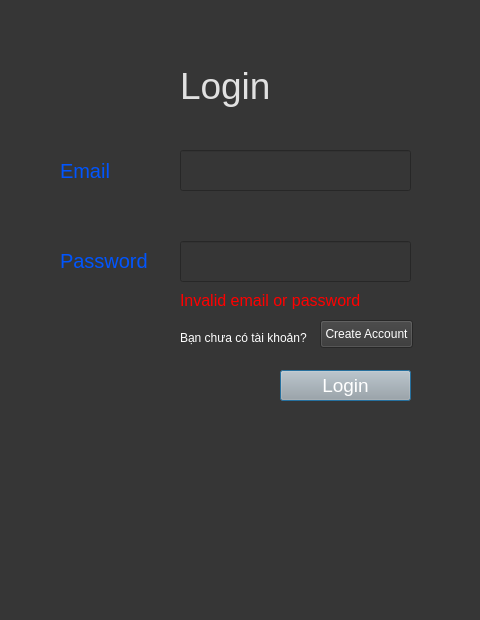
<?xml version="1.0" encoding="UTF-8"?>
<ui version="4.0">
 <class>Dialog</class>
 <widget class="QDialog" name="Dialog">
  <property name="geometry">
   <rect>
    <x>0</x>
    <y>0</y>
    <width>480</width>
    <height>620</height>
   </rect>
  </property>
  <property name="windowTitle">
   <string>Dialog</string>
  </property>
  <property name="styleSheet">
   <string notr="true">background-color : rgb(54, 54, 54)</string>
  </property>
  <widget class="QLabel" name="label">
   <property name="geometry">
    <rect>
     <x>180</x>
     <y>50</y>
     <width>111</width>
     <height>71</height>
    </rect>
   </property>
   <property name="styleSheet">
    <string notr="true">color:  rgb(225, 225, 225); font-size: 28pt;</string>
   </property>
   <property name="text">
    <string>Login</string>
   </property>
  </widget>
  <widget class="QLabel" name="label_2">
   <property name="geometry">
    <rect>
     <x>60</x>
     <y>160</y>
     <width>71</width>
     <height>21</height>
    </rect>
   </property>
   <property name="styleSheet">
    <string notr="true">font-size: 15pt; color: rgb(0, 85, 255)</string>
   </property>
   <property name="text">
    <string>Email</string>
   </property>
  </widget>
  <widget class="QLineEdit" name="email">
   <property name="geometry">
    <rect>
     <x>180</x>
     <y>150</y>
     <width>231</width>
     <height>41</height>
    </rect>
   </property>
   <property name="styleSheet">
    <string notr="true">font-size: 14pt; color: rgb(243,243,243);</string>
   </property>
  </widget>
  <widget class="QLineEdit" name="password">
   <property name="geometry">
    <rect>
     <x>180</x>
     <y>241</y>
     <width>231</width>
     <height>41</height>
    </rect>
   </property>
   <property name="styleSheet">
    <string notr="true">font-size: 14pt; color: rgb(243,243,243);</string>
   </property>
  </widget>
  <widget class="QLabel" name="label_3">
   <property name="geometry">
    <rect>
     <x>60</x>
     <y>250</y>
     <width>111</width>
     <height>21</height>
    </rect>
   </property>
   <property name="styleSheet">
    <string notr="true">font-size: 15pt; color: rgb(0, 85, 255)</string>
   </property>
   <property name="text">
    <string>Password</string>
   </property>
  </widget>
  <widget class="QPushButton" name="loginbutton">
   <property name="geometry">
    <rect>
     <x>280</x>
     <y>370</y>
     <width>131</width>
     <height>31</height>
    </rect>
   </property>
   <property name="styleSheet">
    <string notr="true">background-color: rgb(167, 168, 167);font-size: 14pt; color: rgb(255, 255, 255);</string>
   </property>
   <property name="text">
    <string>Login</string>
   </property>
  </widget>
  <widget class="QLabel" name="label_4">
   <property name="geometry">
    <rect>
     <x>180</x>
     <y>330</y>
     <width>141</width>
     <height>16</height>
    </rect>
   </property>
   <property name="styleSheet">
    <string notr="true">color: rgb(255, 255, 255)</string>
   </property>
   <property name="text">
    <string>Bạn chưa có tài khoản?</string>
   </property>
  </widget>
  <widget class="QPushButton" name="createaccbutton">
   <property name="geometry">
    <rect>
     <x>320</x>
     <y>320</y>
     <width>93</width>
     <height>28</height>
    </rect>
   </property>
   <property name="styleSheet">
    <string notr="true">color: rgb(255, 255, 255)</string>
   </property>
   <property name="text">
    <string>Create Account</string>
   </property>
  </widget>
  <widget class="QLabel" name="invalid">
   <property name="geometry">
    <rect>
     <x>180</x>
     <y>290</y>
     <width>231</width>
     <height>20</height>
    </rect>
   </property>
   <property name="styleSheet">
    <string notr="true">font-size: 12pt; color: rgb(255, 0, 0);</string>
   </property>
   <property name="text">
    <string>Invalid email or password</string>
   </property>
  </widget>
 </widget>
 <resources/>
 <connections/>
</ui>
